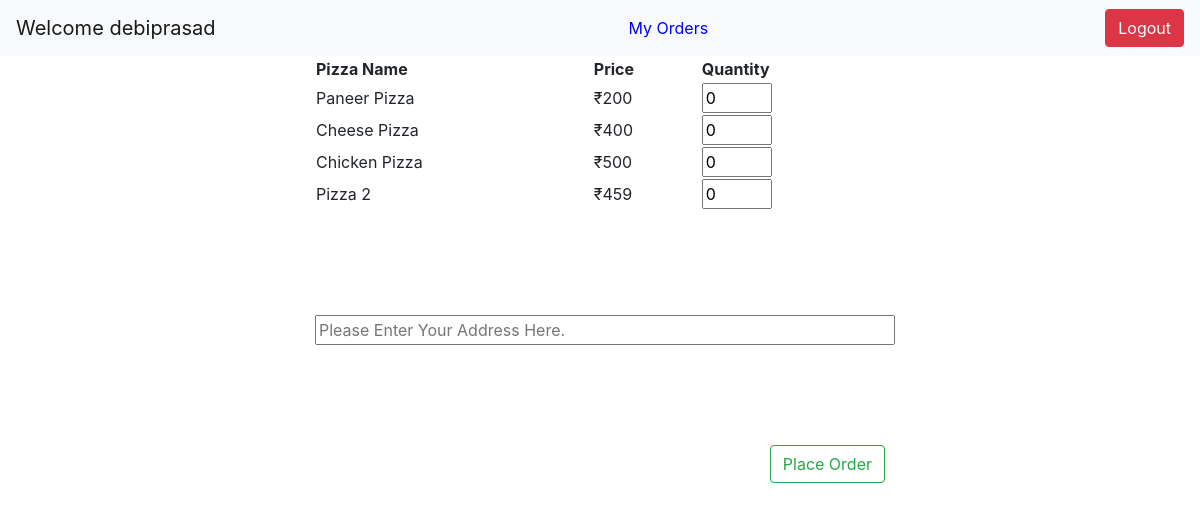
The page /user_welcome/ (signed in) on the database its author committed.
### pizza_app/models.py (models this page shows)
class Pizza_Model(models.Model):
    name = models.CharField(max_length=10)
    price = models.CharField(max_length=10)

### pizza_app/views.py (the view)
# urls.py: path('user_welcome/', user_welcome_view, name='user_page'),
def user_welcome_view(request):
    if not request.user.is_authenticated:
        return redirect('user_login_page')
    username = request.user.username
    context = {'username': username, 'pizzas': Pizza_Model.objects.all()}
    return render(request, 'pizza_app/welcome_user.html', context)

### pizza_app/templates/pizza_app/welcome_user.html (shortened to what this page needs)
{% extends 'base.html' %}
{% block content %}
<nav class="navbar navbar-light bg-light">
  <a class="navbar-brand">Welcome {{username}}</a>
    <a class="nav-item" style="color: blue;text-decoration: none" href="/user_orders_section/">My Orders</a>
    <a href="/user_logout/" class="btn btn-danger">Logout</a>
</nav>
<form method="post" action="/place_order/">
    <div class="container" style="width: 50%;display: block;margin: auto;">
        <table style="width: 100%">
            <tr>
                <th>Pizza Name</th>
                <th>Price</th>
                <th>Quantity</th>
            </tr>
            {% for pizza in pizzas %}
            <tr>
                <td>{{pizza.name}}</td>
                <td>₹{{pizza.price}}</td>
                <td><input type="number" min="0" value="0" name="{{pizza.id}}" style="width: 70px"></td>
            </tr>
            {% endfor %}
        </table>
        <input type="text" placeholder="Please Enter Your Address Here." style="width: 580px; margin-top: 105px" name="address">
        <input type="submit" class="btn btn-outline-success" style="float: right;margin-top: 100px" value="Place Order" name="">
    </div>
</form>
{% endblock %}

### rows shown on the page
Pizza_Model: name "Paneer Pizza", price "200"
Pizza_Model: name "Cheese Pizza", price "400"
Pizza_Model: name "Chicken Pizza", price "500"
Pizza_Model: name "Pizza 2", price "459"

### other values the page prints
{{ username }} "debiprasad"
